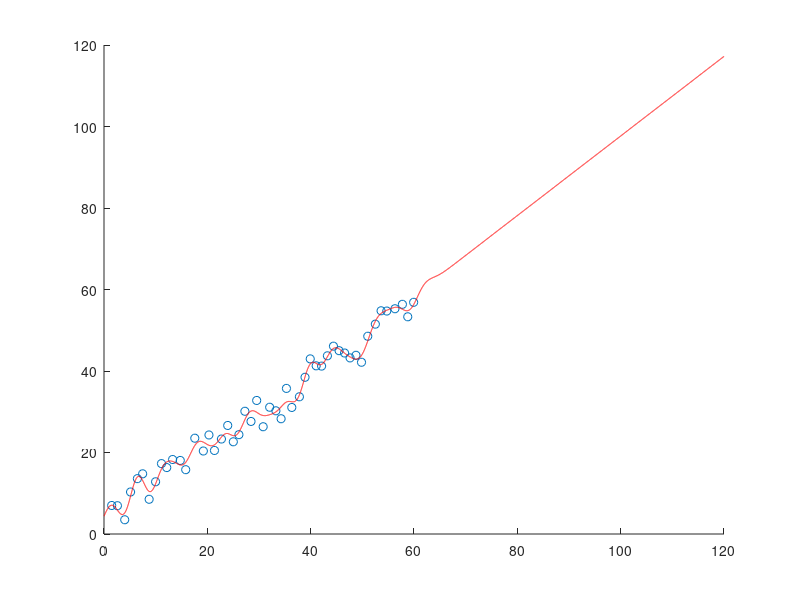

Recreate this plot in MATLAB.
%% A example of Kernel_ridge_regression_linexp on random value.

lambda = 0.001;
mu=1;
sigma=2;

Xtr=transpose(1:50) + 10*sort(rand(50,1));
Ytr=transpose(1:50) + 10*rand(50,1);
Xte=transpose(1 : 12000) / 100;

n=size(Xtr,1);

k=@(x,y) x*y' + mu*exp(-(x*ones(1,size(y,1))-ones(size(x,1),1)*y').^2/(2*sigma^2));

Ktrtr=k(Xtr,Xtr);
A=(Ktrtr+(lambda*n*eye(n)))\Ytr;
Ktetr=k(Xte,Xtr);
Yte=Ktetr*A;

scatter(Xtr,Ytr)
hold on
plot(Xte,Yte,'r')
hold off
